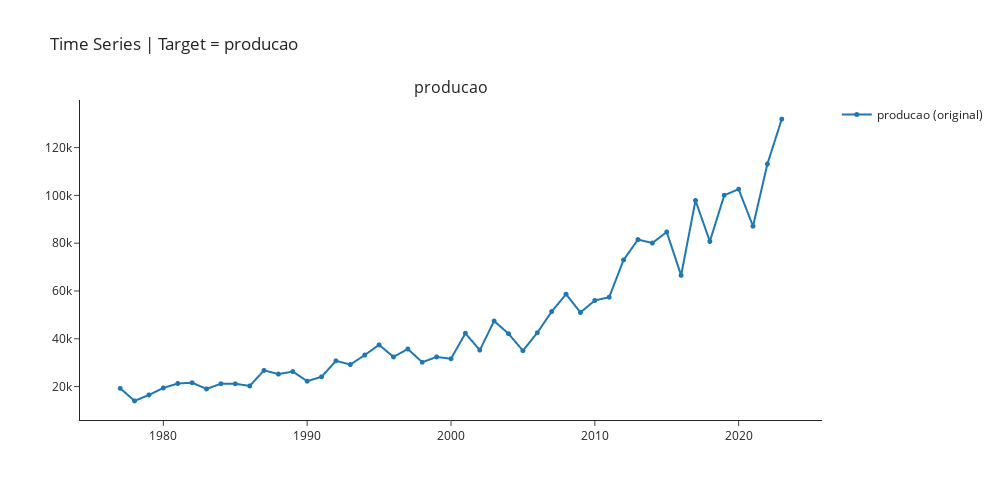

Notebook code cell kept with this figure:
### Code cell
exp.plot_model(plot="ts",fig_kwargs = {"height":500,"width":1000,"template": "simple_white","hoverinfo":"none","big_data_threshold":50})

### Figure 1 — Plotly figure (JSON) as saved in the notebook; plotly's stock layout.template omitted (floating-point values rounded to 4 significant figures)
{"data": [{"hoverinfo": "none", "line": {"width": 2}, "marker": {"size": 5}, "mode": "lines+markers", "name": "producao (original)", "type": "scattergl", "x": [1977, 1978, 1979, 1980, 1981, 1982, 1983, 1984, 1985, 1986, 1987, 1988, 1989, 1990, 1991, 1992, 1993, 1994, 1995, 1996, 1997, 1998, 1999, 2000, 2001, 2002, 2003, 2004, 2005, 2006, 2007, 2008, 2009, 2010, 2011, 2012, 2013, 2014, 2015, 2016, 2017, 2018, 2019, 2020, 2021, 2022, 2023], "xaxis": "x", "y": [19256, 14017, 16514, 19435, 21284, 21605, 19015, 21178, 21175, 20265, 26759, 25224, 26268, 22258, 24100.0, 30770.0, 29210.0, 33170.0, 37440.0, 32400.0, 35720.0, 30190.0, 32390.0, 31640.0, 42290.0, 35270.0, 47410.0, 42130.0, 35010.0, 42510.0, 51370.0, 58650.0, 51000.0, 56020.0, 57410.0, 72980.0, 81510.0, 80050.0, 84670.0, 66530.0, 97840.0, 80710.0, 100000.0, 102600.0, 87100.0, 113100.0, 131900.0], "yaxis": "y"}], "layout": {"annotations": [{"font": {"size": 16}, "showarrow": false, "text": "producao", "x": 0.5, "xanchor": "center", "xref": "paper", "y": 1, "yanchor": "bottom", "yref": "paper"}], "autosize": false, "height": 500, "showlegend": true, "title": {"text": "Time Series | Target = producao"}, "width": 1000, "xaxis": {"anchor": "y", "domain": [0, 1]}, "yaxis": {"anchor": "x", "domain": [0, 1]}}}
